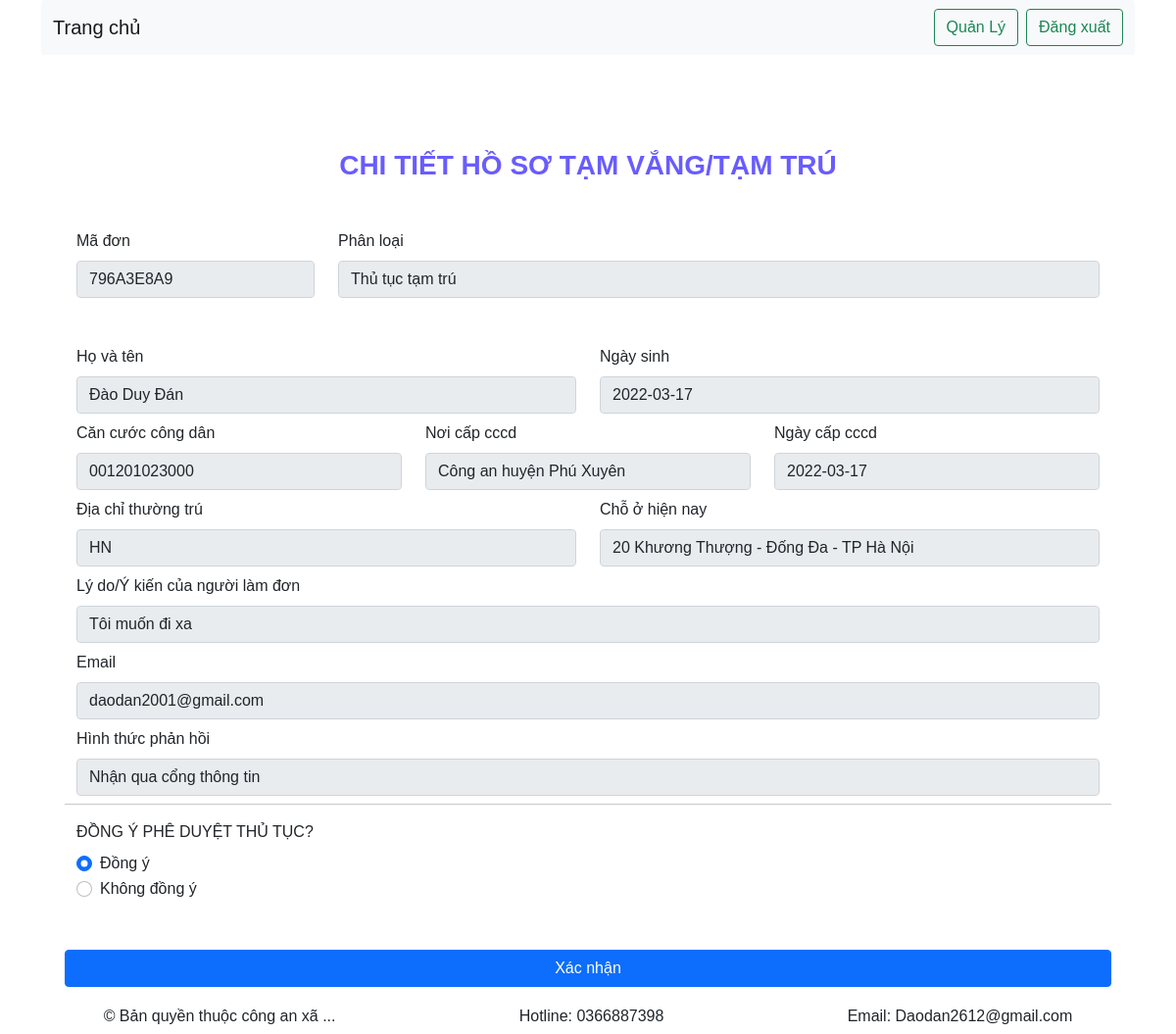
The page /index.php?controller=phanhoithutuc&action=chitiet&id=796A3E8A9&type=tamtru (signed in) on the database as committed earlier.
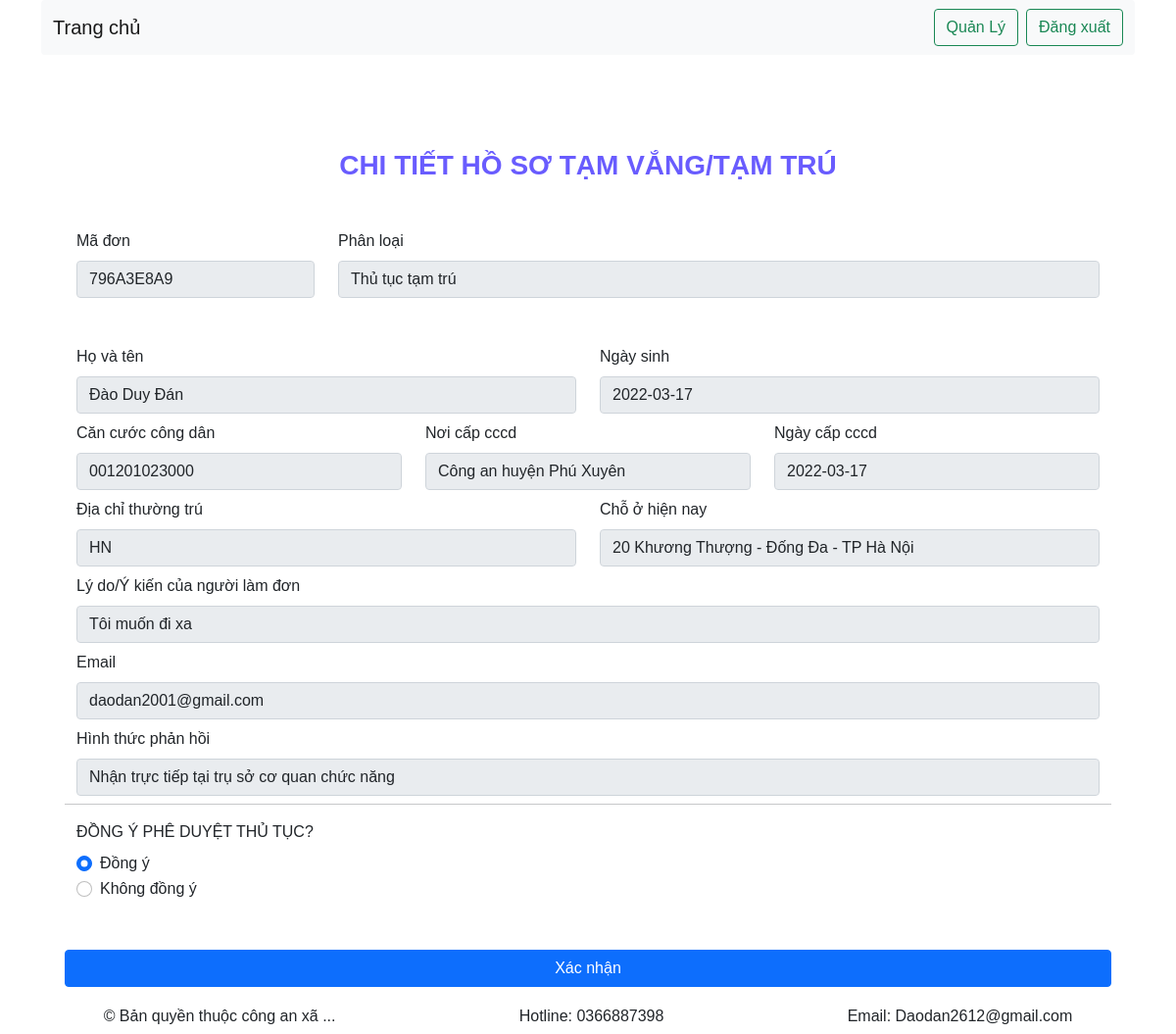
The same page on the database as committed later.
### tables this page shows
CREATE TABLE `tamtru` (
  `ma_dontt` varchar(9) NOT NULL,
  `conganxa` varchar(30) NOT NULL,
  `hoten` varchar(40) NOT NULL,
  `ngaysinh` date NOT NULL,
  `cccd` varchar(12) NOT NULL,
  `cccd_noicap` varchar(100) NOT NULL,
  `cccd_capngay` date NOT NULL,
  `diachithuongtru` varchar(200) NOT NULL,
  `choohiennay` varchar(200) NOT NULL,
  `ngaybatdau` date NOT NULL,
  `lydo` varchar(300) NOT NULL,
  `email` varchar(30) NOT NULL,
  `xacnhan` int(11) NOT NULL,
  `phanhoi` varchar(100) NOT NULL,
  `ma_taikhoan` int(10) UNSIGNED DEFAULT NULL
);

### controllers/PhanHoiThuTucController.php (called while the page is built, shortened)
<?php
require_once 'models/PhanHoiThuTucModel.php';
if(isset($_SESSION['LoginOK'])){
    class PhanHoiThuTucController
    {
                        ?>
                        <?php
        function chitiet(){
            $model = new PhanHoiThuTucModel();
            if(isset($_GET['type'])&& isset($_GET['id'])){
                $type = $_GET['type'];
                $id = $_GET['id'];
            }
            if($type == 'tamtru') {
                $result = $model->getChiTietTamTru($id);
            }
            else {
                $result = $model->getChiTietTamVang($id);
            }
            require_once("views/PhanHoiThuTuc/chiTiet.php");
        }
    }
}else{
    header("location: index.php");
}
?>

### index.php (called while the page is built, shortened)
<?php
    $action     = isset($_GET['action']) ? $_GET['action'] : 'index';
    $object = new $classController();
    $object->$action();
?>

### models/PhanHoiThuTucModel.php (called while the page is built, shortened)
<?php
class PhanHoiThuTucModel{
    public function connectDb() {
        $connection = mysqli_connect(DB_HOST, DB_USERNAME, DB_PASSWORD, DB_NAME);
        return $connection;
    }
    public function getChiTietTamTru($matt){
        $conn = $this->connectDb();
        $querySelect = "SELECT * FROM tamtru where ma_dontt = '{$matt}'";
        $resultService = mysqli_query($conn, $querySelect);
        if(mysqli_num_rows($resultService)>0){
            $bds = mysqli_fetch_all($resultService, MYSQLI_ASSOC);
            $SEDArr = $bds[0];
            return $SEDArr;
        }else{
            return false;
        }
    }
}
?>

### views/PhanHoiThuTuc/chiTiet.php (the view, shortened to what this page needs)
<?php
if (isset($_SESSION['LoginOK'])) {
    require("views/partials-front/header.php")
?>
    <main id="content">
        <div class="container">
            <div class="row">
                <form action="index.php?controller=PhanHoiThuTuc&action=phanhoi" method="POST" class="form mt-5 ps-5 pe-5 pt-5 pb-5 container" id="form-2">
                    <h3 class="heading text-center mb-5">CHI TIẾT HỒ SƠ TẠM VẮNG/TẠM TRÚ</h3>
                    <div class="form-content">
                        <div class="row">
                            <?php
                            $row = $result;
                            ?>
                            <div class="form-group mb-5 col-lg-3">
                                <label for="type" class="form-label">Mã đơn</label>
                                <input type="text" name="id" value="<?php echo $id ?>" class="form-control" readonly>
                            </div>
                            <div class="form-group mb-5 col-lg-9">
                                <label for="type" class="form-label">Phân loại</label>
                                <input type="text" name="phanloai" value="<?php $type == 'tamvang' ? $phanloai = 'Thủ tục tạm vắng' : $phanloai = 'Thủ tục tạm trú';
                                                                            echo $phanloai; ?>" class="form-control" readonly>
                            </div>
                            <div class="form-group mb-2 col-lg-6">
                                <label for="fullname" class="form-label">Họ và tên </label>
                                <input disabled type="text" value="<?php echo $row["hoten"] ?>" class="form-control">
                            </div>
                            <div class="form-group mb-2 col-lg-6">
                                <label for="fullname" class="form-label">Ngày sinh</label>
                                <input disabled type="text" value="<?php echo $row["ngaysinh"] ?>" class="form-control">
                            </div>
                            <div class="form-group mb-2 col-lg-4">
                                <label for="fullname" class="form-label">Căn cước công dân</label>
                                <input disabled type="text" value="<?php echo $row["cccd"] ?>" class="form-control">
                            </div>
                            <div class="form-group mb-2 col-lg-4">
                                <label for="fullname" class="form-label">Nơi cấp cccd</label>
                                <input disabled type="text" value="<?php echo $row["cccd_noicap"] ?>" class="form-control">
                            </div>
                            <div class="form-group mb-2 col-lg-4">
                                <label for="fullname" class="form-label">Ngày cấp cccd</label>
                                <input disabled type="text" value="<?php echo $row["cccd_capngay"] ?>" class="form-control">
                            </div>
                            <div class="form-group mb-2 col-lg-6">
                                <label for="fullname" class="form-label">Địa chỉ thường trú</label>
                                <input disabled type="text" value="<?php echo $row["diachithuongtru"] ?>" class="form-control">
                            </div>
                            <div class="form-group mb-2 col-lg-6">
                                <label for="fullname" class="form-label">Chỗ ở hiện nay</label>
                                <input disabled type="text" value="<?php echo $row["choohiennay"] ?>" class="form-control">
                            </div>
                            <div class="form-group mb-2 col-lg-12">
                                <label for="fullname" class="form-label">Lý do/Ý kiến của người làm đơn</label>
                                <input disabled type="text" value="<?php echo $row["lydo"] ?>" class="form-control">
                            </div>
                            <div class="form-group mb-2 col-lg-12">
                                <label for="fullname" class="form-label">Email</label>
                                <input type="text" name="email" value="<?php echo $row["email"] ?>" class="form-control" readonly>
                            </div>
                            <div class="form-group mb-2 col-lg-12">
                                <label for="fullname" class="form-label">Hình thức phản hồi</label>
                                <input name="feedback" type="text" value="<?php echo $row["phanhoi"] ?>" class="form-control" readonly>
                            </div>
                            <hr>
                            <div>
                                <label for="confirm" class="form-label">ĐỒNG Ý PHÊ DUYỆT THỦ TỤC?</label>
                                <div class="form-check">
                                    <input class="form-check-input" type="radio" name="pheduyet" value="yes" id="flexRadioDefault1" checked required>
                                    <label class="form-check-label" for="flexRadioDefault1">
                                        Đồng ý
                                    </label>
                                </div>
                                <div class="form-check">
                                    <input class="form-check-input" type="radio" name="pheduyet" value="no" id="flexRadioDefault2" required>
                                    <label class="form-check-label" for="flexRadioDefault2">
                                        Không đồng ý
                                    </label>
                                </div>
                            </div>
                        </div>
                    </div>
                    <div class="row">
                        <button type="submit" class="form-submit btn btn-primary" name="btnSubmit">Xác nhận</button>
                    </div>
            </div>
        </div>
    </main>
    <?php
    require("views/partials-front/footer.php");
}
    ?>

### views/partials-front/header.php (shortened to what this page needs)
<!DOCTYPE html>
<html lang="en">
<head>
    <link href="https://cdn.jsdelivr.net/npm/bootstrap@5.1.3/dist/css/bootstrap.min.css" rel="stylesheet">
    <link rel="stylesheet" href="https://cdn.jsdelivr.net/npm/bootstrap-icons@1.7.2/font/bootstrap-icons.css">
    <link rel="stylesheet" href="../../BTL_MVC_QLNK/style/style.css">
    <link rel="stylesheet" href="../../BTL_MVC_QLNK/style/stylesidebar.css">
</head>
<body>
    <header>
        <div class="container">
            <nav class="navbar navbar-expand-lg navbar-light bg-light rounded">
                <div class="container-fluid">
                    <a class="navbar-brand" href="index.php">Trang chủ</a>
                    <div class="collapse navbar-collapse" id="navbarSupportedContent">
                        <form class="d-flex">
                            <?php
                            if(!isset($_SESSION['LoginOK'])){
                            ?>
                            <a href="index.php?controller=DangNhap&action=dangnhap"><button class="btn btn-outline-success" type="button">Đăng nhập</button></a>
                            <?php
                            }else{
                            ?>
                            <a href="index.php?controller=CongAnXa&action=index"><button class="btn btn-outline-success me-2" type="button">Quản Lý</button></a>
                            <a href="index.php?controller=DangNhap&action=dangxuat"><button class="btn btn-outline-success" type="button">Đăng xuất</button></a>
                            <?php
                            }
                            ?>
                        </form>
                    </div>
                </div>
            </nav>
        </div>
    </header>

### views/partials-front/footer.php (shortened to what this page needs)
    <footer class="body-footer">
        <div class="container-fluid">
            <div class="d-flex flex-row justify-content-around" style="height: 30px;">
                <div>
                    <span class="fs-6">&copy; <span class="fs-6 text-center">Bản quyền thuộc công an xã ...</span></span>
                </div>
                <div>
                    <span class="fs-6"><span class="fs-6 text-center">Hotline: 0366887398</span></span>
                </div>
                <div>
                    <span class="fs-6"><span class="fs-6 text-center">Email: Daodan2612@gmail.com</span></span>
                </div>
            </div>
        </div>
    </footer>
</body>
</html>

### style/style.css (style rules this page uses)
html { font-family: Arial, Helvetica, sans-serif; }
h1,h2,h3,h4,h5,h6 { font-family: Arial, Helvetica, sans-serif; font-weight: 600; }
.body-footer { position: fixed; left: 0; bottom: 0; width: 100%; background-color: white; }

### style/stylesidebar.css (style rules this page uses)
* { margin: 0; padding: 0; box-sizing: border-box; font-family: 'Arial', sans-serif; }
:root { --body-color: #fff; --sidebar-color: #fafafa; --primary-color: #695CFE; --primary-color-light: #F6F5FF; --toggle-color: #DDD; --text-color: #707070; --tran-03: all 0.2s ease; --tran-03: all 0.3s ease; --tran-04: all 0.3s ease; --tran-05: all 0.3s ease; }
body { background-color: var(--body-color); transition: var(--tran-05); }
h3 { color: var(--primary-color); }

Rows that differ between the two databases and show on the page:
changed tamtru "Đào Duy Đán": feedback "Nhận qua cổng thông tin" → "Nhận trực tiếp tại trụ sở cơ quan chức năng"
